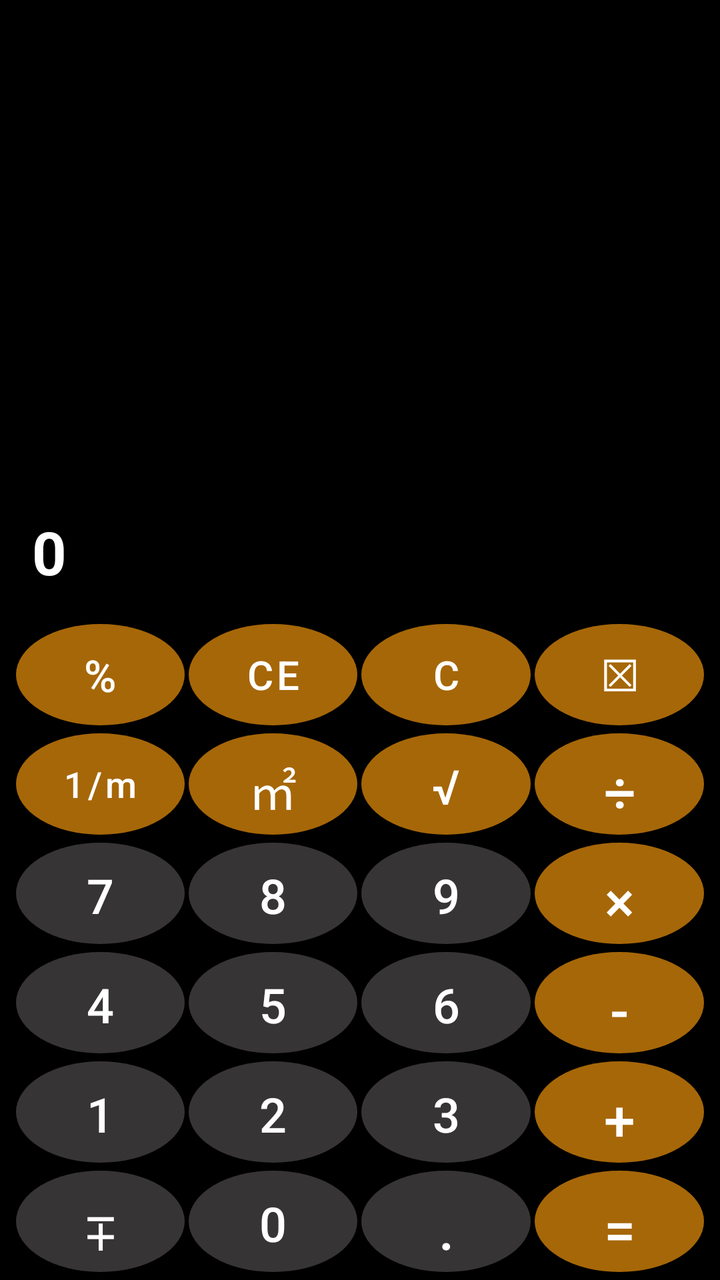
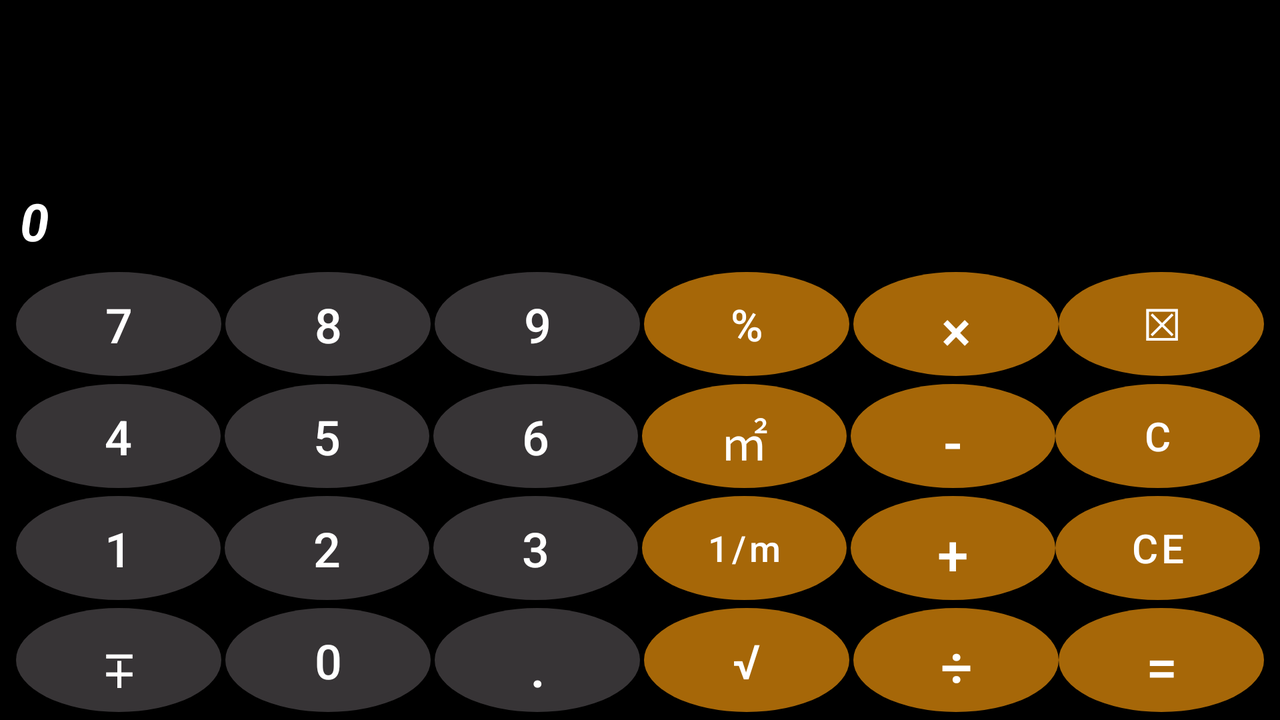

First picture: res/layout/ on a phone held upright. Second picture: the repository's own variant of that layout, on a device whose configuration matches the variant's folder. Source for both follows.
<!-- AndroidManifest.xml: application theme Theme.Calculator -->
<!-- res/layout/activity_main.xml -->
<?xml version="1.0" encoding="utf-8"?>
<RelativeLayout xmlns:android="http://schemas.android.com/apk/res/android"
    xmlns:app="http://schemas.android.com/apk/res-auto"
    xmlns:tools="http://schemas.android.com/tools"
    android:layout_width="match_parent"
    android:layout_height="match_parent"
    android:background="@color/black"
    tools:context=".MainActivity">
    <RelativeLayout
        android:id="@+id/layoutResult"
        android:layout_width="match_parent"
        android:layout_height="280dp"
        android:layout_marginStart="16dp"
        android:layout_marginTop="16dp"
        android:layout_marginEnd="16dp"
        android:layout_marginBottom="16dp">
        <TextView
            android:id="@+id/texcalc"
            android:layout_width="wrap_content"
            android:layout_height="wrap_content"
            android:layout_marginTop="16dp"
            android:text=""
            android:textColor="#C5BCB7"
            android:textSize="20sp"
          />

        <TextView
            android:id="@+id/textrsult"
            android:layout_width="match_parent"
            android:layout_height="wrap_content"
            android:layout_alignParentBottom="true"
            android:text="0"
            android:textColor="@color/white"
            android:textSize="30sp"
            android:textStyle="bold" />
    </RelativeLayout>

    <LinearLayout
        android:layout_width="match_parent"
        android:layout_height="match_parent"
        android:layout_below="@id/layoutResult"
        android:orientation="vertical">

        <LinearLayout
            android:layout_width="match_parent"
            android:layout_height="0dp"
            android:layout_marginStart="8dp"
            android:layout_marginEnd="8dp"
            android:layout_marginBottom="4dp"
            android:layout_weight="1"
            android:orientation="horizontal">

            <Button
                android:id="@+id/btnmod"
                android:layout_width="0dp"
                android:layout_height="match_parent"
                android:layout_marginRight="2dp"
                android:layout_weight="1"
                android:background="@drawable/button"
                android:text="@string/mod"
                android:textSize="22sp"
                app:backgroundTint="@color/back_red_btn" />

            <Button
                android:id="@+id/clearTextResultId"
                android:layout_width="0dp"
                android:layout_height="match_parent"
                android:layout_marginRight="2dp"
                android:layout_weight="1"
                android:background="@drawable/button"
                android:text="@string/clear_result"
                android:textSize="20sp"
                app:backgroundTint="@color/back_red_btn" />

            <Button
                android:id="@+id/clearTextId"
                android:layout_width="0dp"
                android:layout_height="match_parent"
                android:layout_marginRight="2dp"
                android:layout_weight="1"
                android:background="@drawable/button"
                android:text="@string/clear"
                android:textSize="20sp"
                app:backgroundTint="@color/back_red_btn" />

            <Button
                android:id="@+id/btncancel"
                android:layout_width="0dp"
                android:layout_height="match_parent"
                android:layout_weight="1"
                android:background="@drawable/button"
                android:text="@string/cancel"
                android:textSize="22sp"
                app:backgroundTint="@color/back_red_btn" />
        </LinearLayout>

        <LinearLayout
            android:layout_width="match_parent"
            android:layout_height="0dp"
            android:layout_marginStart="8dp"
            android:layout_marginEnd="8dp"
            android:layout_marginBottom="4dp"
            android:layout_weight="1"
            android:orientation="horizontal">

            <Button
                android:id="@+id/onedivm"
                android:layout_width="0dp"
                android:layout_height="match_parent"
                android:layout_marginRight="2dp"
                android:layout_weight="1"
                android:background="@drawable/button"
                android:inputType="textUri"
                android:text="1/m"
                android:textSize="18sp"
                app:backgroundTint="@color/back_red_btn" />

            <Button
                android:id="@+id/power"
                android:layout_width="0dp"
                android:layout_height="match_parent"
                android:layout_marginRight="2dp"
                android:layout_weight="1"
                android:background="@drawable/button"
                android:text="@string/power"
                android:textSize="24sp"
                app:backgroundTint="@color/back_red_btn" />

            <Button
                android:id="@+id/squre"
                android:layout_width="0dp"
                android:layout_height="match_parent"
                android:layout_marginRight="2dp"
                android:layout_weight="1"
                android:background="@drawable/button"
                android:text="@string/square"
                android:textSize="24sp"
                app:backgroundTint="@color/back_red_btn"

                />

            <Button
                android:id="@+id/btndiv"
                android:layout_width="0dp"
                android:layout_height="match_parent"
                android:layout_weight="1"
                android:background="@drawable/button"
                android:text="@string/division"
                android:textSize="28sp"
                app:backgroundTint="@color/back_red_btn" />
        </LinearLayout>

        <LinearLayout
            android:layout_width="match_parent"
            android:layout_height="0dp"
            android:layout_marginStart="8dp"
            android:layout_marginEnd="8dp"
            android:layout_marginBottom="4dp"
            android:layout_weight="1">

            <Button
                android:id="@+id/btn7"
                android:layout_width="0dp"
                android:layout_height="match_parent"
                android:layout_marginRight="2dp"
                android:layout_weight="1"
                android:background="@drawable/button"
                android:text="@string/_7"
                android:textSize="24sp"
                app:backgroundTint="@color/black_white" />

            <Button
                android:id="@+id/btn8"
                android:layout_width="0dp"
                android:layout_height="match_parent"
                android:layout_marginRight="2dp"
                android:layout_weight="1"
                android:background="@drawable/button"
                android:text="@string/_8"
                android:textSize="24sp"
                app:backgroundTint="@color/black_white" />

            <Button
                android:id="@+id/btn9"
                android:layout_width="0dp"
                android:layout_height="match_parent"
                android:layout_marginRight="2dp"
                android:layout_weight="1"
                android:background="@drawable/button"
                android:text="@string/_9"
                android:textSize="24sp"
                app:backgroundTint="@color/black_white" />

            <Button
                android:id="@+id/btnmul"
                android:layout_width="0dp"
                android:layout_height="match_parent"
                android:layout_weight="1"
                android:background="@drawable/button"
                android:text="@string/mul"
                android:textSize="28sp"
                app:backgroundTint="@color/back_red_btn" />
        </LinearLayout>

        <LinearLayout
            android:layout_width="match_parent"
            android:layout_height="0dp"
            android:layout_marginStart="8dp"
            android:layout_marginEnd="8dp"
            android:layout_marginBottom="4dp"
            android:layout_weight="1"
            android:orientation="horizontal">

            <Button
                android:id="@+id/btn4"
                android:layout_width="0dp"
                android:layout_height="match_parent"
                android:layout_marginRight="2dp"
                android:layout_weight="1"
                android:background="@drawable/button"
                android:text="@string/_4"
                android:textSize="24sp"
                app:backgroundTint="@color/black_white" />

            <Button
                android:id="@+id/btn5"
                android:layout_width="0dp"
                android:layout_height="match_parent"
                android:layout_marginRight="2dp"
                android:layout_weight="1"
                android:background="@drawable/button"
                android:text="@string/_5"
                android:textSize="24sp"
                app:backgroundTint="@color/black_white" />

            <Button
                android:id="@+id/btn6"
                android:layout_width="0dp"
                android:layout_height="match_parent"
                android:layout_marginRight="2dp"
                android:layout_weight="1"
                android:background="@drawable/button"
                android:text="@string/_6"
                android:textSize="24sp"
                app:backgroundTint="@color/black_white" />

            <Button
                android:id="@+id/btnsub"
                android:layout_width="0dp"
                android:layout_height="match_parent"
                android:layout_weight="1"
                android:background="@drawable/button"
                android:text="@string/minus"
                android:textSize="28sp"
                app:backgroundTint="@color/back_red_btn" />
        </LinearLayout>

        <LinearLayout
            android:layout_width="match_parent"
            android:layout_height="0dp"
            android:layout_marginStart="8dp"
            android:layout_marginEnd="8dp"
            android:layout_marginBottom="4dp"
            android:layout_weight="1">

            <Button
                android:id="@+id/btn1"
                android:layout_width="0dp"
                android:layout_height="match_parent"
                android:layout_marginRight="2dp"
                android:layout_weight="1"
                android:background="@drawable/button"
                android:text="1"
                android:textSize="24sp"
                app:backgroundTint="@color/black_white" />

            <Button
                android:id="@+id/btn2"
                android:layout_width="0dp"
                android:layout_height="match_parent"
                android:layout_marginRight="2dp"
                android:layout_weight="1"
                android:background="@drawable/button"
                android:text="2"
                android:textSize="24sp"
                app:backgroundTint="@color/black_white" />

            <Button
                android:id="@+id/btn3"
                android:layout_width="0dp"
                android:layout_height="match_parent"
                android:layout_marginRight="2dp"
                android:layout_weight="1"
                android:background="@drawable/button"
                android:text="3"
                android:textSize="24sp"
                app:backgroundTint="@color/black_white" />

            <Button
                android:id="@+id/btnsum"
                android:layout_width="0dp"
                android:layout_height="match_parent"
                android:layout_weight="1"
                android:background="@drawable/button"
                android:text="@string/plus"
                android:textSize="28sp"
                app:backgroundTint="@color/back_red_btn" />
        </LinearLayout>

        <LinearLayout
            android:layout_width="match_parent"
            android:layout_height="0dp"
            android:layout_marginStart="8dp"
            android:layout_marginEnd="8dp"
            android:layout_marginBottom="4dp"
            android:layout_weight="1"
            android:orientation="horizontal">

            <Button
                android:id="@+id/btnplusmun"
                android:layout_width="0dp"
                android:layout_height="match_parent"
                android:layout_marginRight="2dp"
                android:layout_weight="1"
                android:background="@drawable/button"
                android:text="@string/signle"
                android:textSize="28sp"
                app:backgroundTint="@color/black_white" />

            <Button
                android:id="@+id/btn0"
                android:layout_width="0dp"
                android:layout_height="match_parent"
                android:layout_marginRight="2dp"
                android:layout_weight="1"
                android:background="@drawable/button"
                android:text="0"
                android:textSize="24sp"
                app:backgroundTint="@color/black_white" />

            <Button
                android:id="@+id/btndod"
                android:layout_width="0dp"
                android:layout_height="match_parent"
                android:layout_marginRight="2dp"
                android:layout_weight="1"
                android:background="@drawable/button"
                android:text="@string/dod"
                android:textSize="28sp"
                app:backgroundTint="@color/black_white" />

            <Button
                android:id="@+id/btnequal"
                android:layout_width="0dp"
                android:layout_height="match_parent"
                android:layout_weight="1"
                android:background="@drawable/button"
                android:text="@string/equal"
                android:textColor="@color/white"
                android:textSize="28sp"
                app:backgroundTint="@color/back_red_btn" />
        </LinearLayout>
    </LinearLayout>
</RelativeLayout>
<!-- resources referenced by this layout -->
<resources>
  <color name="back_red_btn">#A66708</color>
  <color name="black">#FF000000</color>
  <color name="black_white">#373436</color>
  <color name="white">#FFFFFFFF</color>
  <!-- drawable button (drawable) -->
  <?xml version="1.0" encoding="utf-8"?>
  <shape xmlns:android="http://schemas.android.com/apk/res/android"
      android:shape="oval"
      >
  <solid
      android:color="@color/back_red_btn"
      />
  </shape>
  <string name="_4" translatable="false">4</string>
  <string name="_5">5</string>
  <string name="_6">6</string>
  <string name="_7">7</string>
  <string name="_8">8</string>
  <string name="_9">9</string>
  <string name="cancel">☒</string>
  <string name="clear">C</string>
  <string name="clear_result">CE</string>
  <string name="division">÷</string>
  <string name="dod">.</string>
  <string name="equal">=</string>
  <string name="minus">-</string>
  <string name="mod">%</string>
  <string name="mul">×</string>
  <string name="plus">+</string>
  <string name="power">㎡</string>
  <string name="signle">∓</string>
  <string name="square">√</string>
  <style name="Theme.Calculator" parent="Theme.MaterialComponents.DayNight.NoActionBar">
          
          <item name="colorPrimary">@color/black</item>
          <item name="colorPrimaryVariant">@color/black</item>
          <item name="colorOnPrimary">@color/white</item>
          
          <item name="colorSecondary">@color/yellow</item>
          <item name="colorSecondaryVariant">@color/teal_700</item>
          <item name="colorOnSecondary">@color/black</item>
          
          <item name="android:statusBarColor" tools:targetApi="l">?attr/colorPrimaryVariant</item>
          
      </style>
  <color name="yellow">#D6C10A</color>
  <color name="teal_700">#FF018786</color>
</resources>
<!-- res/layout-land/activity_main.xml (the repository's variant of the layout above) -->
<!-- drawn on the phone turned sideways -->
<?xml version="1.0" encoding="utf-8"?>
<RelativeLayout xmlns:android="http://schemas.android.com/apk/res/android"
    xmlns:app="http://schemas.android.com/apk/res-auto"
    xmlns:tools="http://schemas.android.com/tools"
    android:layout_width="match_parent"
    android:layout_height="match_parent"
    android:background="@color/black"
    tools:context=".MainActivity">

    <RelativeLayout
        android:id="@+id/layoutResult"
        android:layout_width="match_parent"
        android:layout_height="120dp"
        android:layout_marginStart="8dp"
        android:layout_marginTop="8dp"
        android:layout_marginEnd="8dp"
        android:layout_marginBottom="8dp">

        <TextView
            android:id="@+id/texcalc"
            android:layout_width="wrap_content"
            android:layout_height="wrap_content"
            android:layout_marginStart="2dp"
            android:layout_marginTop="16dp"
            android:text=""
            android:textColor="#C5BCB7"
            android:textSize="18sp"
            android:textStyle="italic" />

        <TextView
            android:id="@+id/textrsult"
            android:layout_width="match_parent"
            android:layout_height="wrap_content"
            android:layout_alignParentBottom="true"
            android:layout_marginStart="2dp"
            android:text="0"
            android:textColor="@color/white"
            android:textSize="26sp"
            android:textStyle="bold|italic" />
    </RelativeLayout>

    <LinearLayout
        android:layout_width="match_parent"
        android:layout_height="match_parent"
        android:layout_below="@id/layoutResult"
        android:orientation="vertical">
        <LinearLayout
            android:layout_width="match_parent"
            android:layout_height="0dp"
            android:layout_marginStart="8dp"
            android:layout_marginEnd="8dp"
            android:layout_marginBottom="4dp"
            android:layout_weight="1">

            <Button
                android:id="@+id/btn7"
                android:layout_width="0dp"
                android:layout_height="match_parent"
                android:layout_marginRight="2dp"
                android:layout_weight="1"
                android:background="@drawable/button"
                android:text="@string/_7"
                android:textSize="24sp"
                app:backgroundTint="@color/black_white" />

            <Button
                android:id="@+id/btn8"
                android:layout_width="0dp"
                android:layout_height="match_parent"
                android:layout_marginRight="2dp"
                android:layout_weight="1"
                android:background="@drawable/button"
                android:text="@string/_8"
                android:textSize="24sp"
                app:backgroundTint="@color/black_white" />

            <Button
                android:id="@+id/btn9"
                android:layout_width="0dp"
                android:layout_height="match_parent"
                android:layout_marginRight="2dp"
                android:layout_weight="1"
                android:background="@drawable/button"
                android:text="@string/_9"
                android:textSize="24sp"
                app:backgroundTint="@color/black_white" />
            <Button
                android:id="@+id/btnmod"
                android:layout_width="0dp"
                android:layout_height="match_parent"
                android:layout_marginRight="2dp"
                android:layout_weight="1"
                android:background="@drawable/button"
                android:text="@string/mod"
                android:textSize="22sp"
                app:backgroundTint="@color/back_red_btn" />

            <Button
                android:id="@+id/btnmul"
                android:layout_width="0dp"
                android:layout_height="match_parent"
                android:layout_weight="1"
                android:background="@drawable/button"
                android:text="@string/mul"
                android:textSize="28sp"
                app:backgroundTint="@color/back_red_btn" />
            <Button
                android:id="@+id/btncancel"
                android:layout_width="0dp"
                android:layout_height="match_parent"
                android:layout_weight="1"
                android:background="@drawable/button"
                android:text="@string/cancel"
                android:textSize="22sp"
                app:backgroundTint="@color/back_red_btn" />
        </LinearLayout>

        <LinearLayout
            android:layout_width="match_parent"
            android:layout_height="0dp"
            android:layout_marginStart="8dp"
            android:layout_marginEnd="8dp"
            android:layout_marginBottom="4dp"
            android:layout_weight="1"
            android:orientation="horizontal">

            <Button
                android:id="@+id/btn4"
                android:layout_width="0dp"
                android:layout_height="match_parent"
                android:layout_marginRight="2dp"
                android:layout_weight="1"
                android:background="@drawable/button"
                android:text="@string/_4"
                android:textSize="24sp"
                app:backgroundTint="@color/black_white" />

            <Button
                android:id="@+id/btn5"
                android:layout_width="0dp"
                android:layout_height="match_parent"
                android:layout_marginRight="2dp"
                android:layout_weight="1"
                android:background="@drawable/button"
                android:text="@string/_5"
                android:textSize="24sp"
                app:backgroundTint="@color/black_white" />

            <Button
                android:id="@+id/btn6"
                android:layout_width="0dp"
                android:layout_height="match_parent"
                android:layout_marginRight="2dp"
                android:layout_weight="1"
                android:background="@drawable/button"
                android:text="@string/_6"
                android:textSize="24sp"
                app:backgroundTint="@color/black_white" />
            <Button
                android:id="@+id/power"
                android:layout_width="0dp"
                android:layout_height="match_parent"
                android:layout_marginRight="2dp"
                android:layout_weight="1"
                android:text="@string/power"
                android:textSize="24sp"
                android:background="@drawable/button"
                app:backgroundTint="@color/back_red_btn" />
            <Button
                android:id="@+id/btnsub"
                android:layout_width="0dp"
                android:layout_height="match_parent"
                android:layout_weight="1"
                android:background="@drawable/button"
                android:text="@string/minus"
                android:textSize="28sp"
                app:backgroundTint="@color/back_red_btn" />
            <Button
                android:id="@+id/clearTextId"
                android:layout_width="0dp"
                android:layout_height="match_parent"
                android:layout_marginRight="2dp"
                android:layout_weight="1"
                android:text="@string/clear"
                android:textSize="20sp"
                android:background="@drawable/button"
                app:backgroundTint="@color/back_red_btn" />
        </LinearLayout>

        <LinearLayout
            android:layout_width="match_parent"
            android:layout_height="0dp"
            android:layout_marginStart="8dp"
            android:layout_marginEnd="8dp"
            android:layout_marginBottom="4dp"
            android:layout_weight="1">

            <Button
                android:id="@+id/btn1"
                android:layout_width="0dp"
                android:layout_height="match_parent"
                android:layout_marginRight="2dp"
                android:layout_weight="1"
                android:background="@drawable/button"
                android:text="@string/_1"
                android:textSize="24sp"
                app:backgroundTint="@color/black_white" />

            <Button
                android:id="@+id/btn2"
                android:layout_width="0dp"
                android:layout_height="match_parent"
                android:layout_marginRight="2dp"
                android:layout_weight="1"
                android:background="@drawable/button"
                android:text="@string/_2"
                android:textSize="24sp"
                app:backgroundTint="@color/black_white" />

            <Button
                android:id="@+id/btn3"
                android:layout_width="0dp"
                android:layout_height="match_parent"
                android:layout_marginRight="2dp"
                android:layout_weight="1"
                android:background="@drawable/button"
                android:text="@string/_3"
                android:textSize="24sp"
                app:backgroundTint="@color/black_white" />
            <Button
                android:id="@+id/onedivm"
                android:layout_width="0dp"
                android:layout_height="match_parent"
                android:layout_marginRight="2dp"
                android:layout_weight="1"
                android:background="@drawable/button"
                android:inputType="textUri"
                android:text="1/m"
                android:textSize="18sp"
                app:backgroundTint="@color/back_red_btn" />
            <Button
                android:id="@+id/btnsum"
                android:layout_width="0dp"
                android:layout_height="match_parent"
                android:layout_weight="1"
                android:background="@drawable/button"
                android:text="@string/plus"
                android:textSize="28sp"
                app:backgroundTint="@color/back_red_btn" />
            <Button
                android:id="@+id/clearTextResultId"
                android:layout_width="0dp"
                android:layout_height="match_parent"
                android:layout_marginRight="2dp"
                android:layout_weight="1"
                android:text="@string/clear_result"
                android:textSize="20sp"
                android:background="@drawable/button"
                app:backgroundTint="@color/back_red_btn" />
        </LinearLayout>

        <LinearLayout
            android:layout_width="match_parent"
            android:layout_height="0dp"
            android:layout_marginStart="8dp"
            android:layout_marginEnd="8dp"
            android:layout_marginBottom="4dp"
            android:layout_weight="1"
            android:orientation="horizontal">

            <Button
                android:id="@+id/btnplusmun"
                android:layout_width="0dp"
                android:layout_height="match_parent"
                android:layout_marginRight="2dp"
                android:layout_weight="1"
                android:background="@drawable/button"
                android:text="@string/signle"
                android:textSize="28sp"
                app:backgroundTint="@color/black_white" />

            <Button
                android:id="@+id/btn0"
                android:layout_width="0dp"
                android:layout_height="match_parent"
                android:layout_marginRight="2dp"
                android:layout_weight="1"
                android:background="@drawable/button"
                android:text="@string/_0"
                android:textSize="24sp"
                app:backgroundTint="@color/black_white" />

            <Button
                android:id="@+id/btndod"
                android:layout_width="0dp"
                android:layout_height="match_parent"
                android:layout_marginRight="2dp"
                android:layout_weight="1"
                android:background="@drawable/button"
                android:text="@string/dod"
                android:textSize="28sp"
                app:backgroundTint="@color/black_white" />

            <Button
                android:id="@+id/squre"
                android:layout_width="0dp"
                android:layout_height="match_parent"
                android:layout_marginRight="2dp"
                android:layout_weight="1"
                android:text="@string/square"
                android:textSize="24sp"
                android:background="@drawable/button"
                app:backgroundTint="@color/back_red_btn"

                />
            <Button
                android:id="@+id/btndiv"
                android:layout_width="0dp"
                android:layout_height="match_parent"
                android:layout_weight="1"
                android:background="@drawable/button"
                android:text="@string/division"
                android:textSize="28sp"
                app:backgroundTint="@color/back_red_btn" />

            <Button
                android:id="@+id/btnequal"
                android:layout_width="0dp"
                android:layout_height="match_parent"
                android:layout_weight="1"
                android:background="@drawable/button"
                android:text="@string/equal"
                android:textColor="@color/white"
                android:textSize="28sp"
                app:backgroundTint="@color/back_red_btn" />
        </LinearLayout>
    </LinearLayout>
</RelativeLayout>
<!-- resources referenced by the variant -->
<!-- as the phone turned sideways resolves them -->
<resources>
  <color name="back_red_btn">#A66708</color>
  <color name="black">#FF000000</color>
  <color name="black_white">#373436</color>
  <color name="white">#FFFFFFFF</color>
  <!-- drawable button (drawable) -->
  <?xml version="1.0" encoding="utf-8"?>
  <shape xmlns:android="http://schemas.android.com/apk/res/android"
      android:shape="oval"
      >
  <solid
      android:color="@color/back_red_btn"
      />
  </shape>
  <string name="_0">0</string>
  <string name="_1" translatable="false">1</string>
  <string name="_2">2</string>
  <string name="_3">3</string>
  <string name="_4" translatable="false">4</string>
  <string name="_5">5</string>
  <string name="_6">6</string>
  <string name="_7">7</string>
  <string name="_8">8</string>
  <string name="_9">9</string>
  <string name="cancel">☒</string>
  <string name="clear">C</string>
  <string name="clear_result">CE</string>
  <string name="division">÷</string>
  <string name="dod">.</string>
  <string name="equal">=</string>
  <string name="minus">-</string>
  <string name="mod">%</string>
  <string name="mul">×</string>
  <string name="plus">+</string>
  <string name="power">㎡</string>
  <string name="signle">∓</string>
  <string name="square">√</string>
  <style name="Theme.Calculator" parent="Theme.MaterialComponents.DayNight.NoActionBar">
          
          <item name="colorPrimary">@color/black</item>
          <item name="colorPrimaryVariant">@color/black</item>
          <item name="colorOnPrimary">@color/white</item>
          
          <item name="colorSecondary">@color/yellow</item>
          <item name="colorSecondaryVariant">@color/teal_700</item>
          <item name="colorOnSecondary">@color/black</item>
          
          <item name="android:statusBarColor" tools:targetApi="l">?attr/colorPrimaryVariant</item>
          
      </style>
  <color name="yellow">#D6C10A</color>
  <color name="teal_700">#FF018786</color>
</resources>
